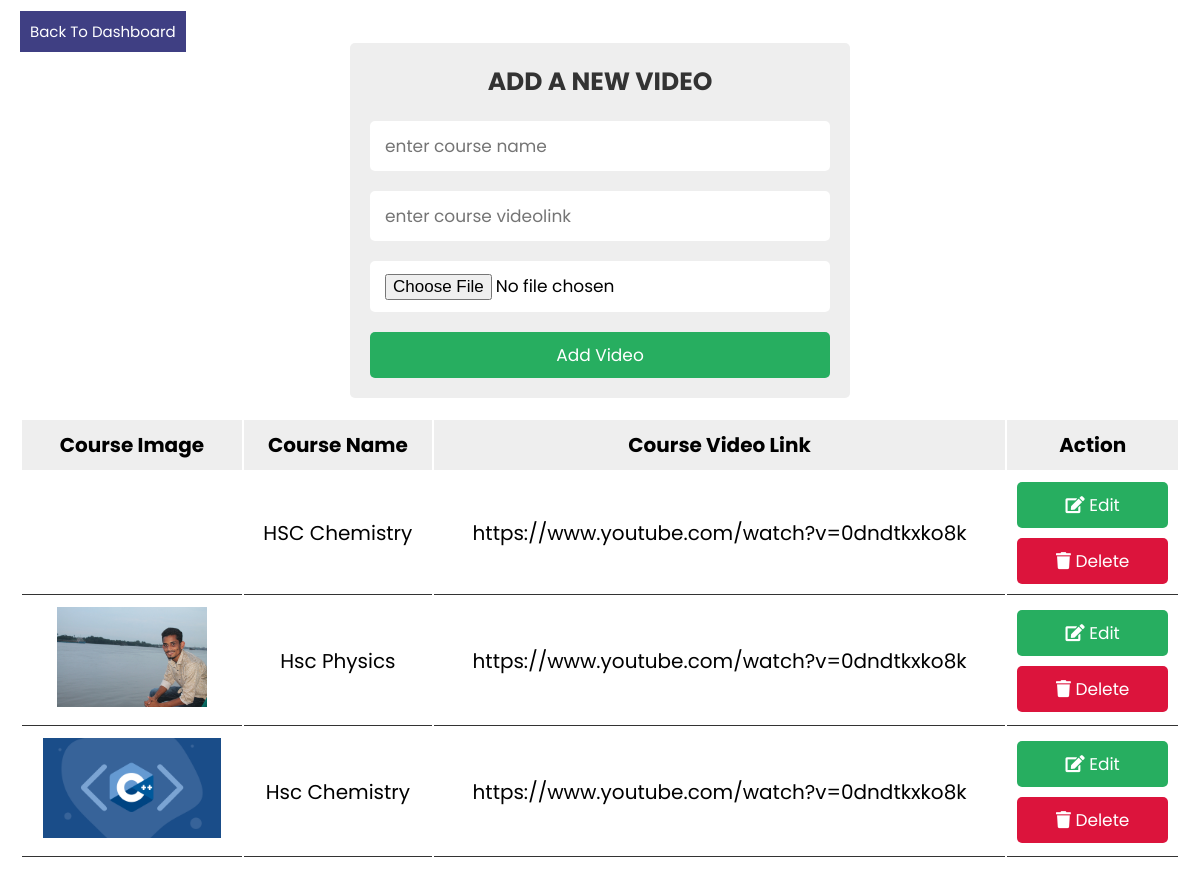
Screenshot of /admin_panel_course_video.php with the database file from the repository.
### tables this page shows
CREATE TABLE `course_videos` (
  `id` int(255) NOT NULL,
  `course_id` int(255) NOT NULL,
  `course_name` varchar(255) NOT NULL,
  `course_image` varchar(255) NOT NULL,
  `video_link` varchar(255) NOT NULL
);

### admin_panel_course_video.php (the view, shortened to what this page needs)
<?php
@include 'config.php';
?>
<!DOCTYPE html>
<html lang="en">
<head>
   <link rel="stylesheet" href="https://cdnjs.cloudflare.com/ajax/libs/font-awesome/5.15.4/css/all.min.css">
   <link rel="stylesheet" href="css/style.css">
</head>
<body>
<div class="container">
   <div class="admin-product-form-container">
 <a href="admin_panel_dashboard.php" class="back">Back to dashboard</a>
      <form action="<?php $_SERVER['PHP_SELF'] ?>" method="post" enctype="multipart/form-data">
         <h3>add a new video</h3>
         <input type="text" placeholder="enter course name" name="course_name" class="box">
         <input type="text" placeholder="enter course videolink" name="video_link" class="box">
         <input type="file" accept="image/png, image/jpeg, image/jpg" name="course_image" class="box">
         <input type="submit" class="btn" name="add_video" value="add video">
      </form>
   </div>
   <?php
   $select = mysqli_query($conn, "SELECT * FROM course_videos");
   ?>
   <div class="product-display">
      <table class="product-display-table">
         <thead>
         <tr>
            <th>course image</th>
            <th>course name</th>
            <th>course Video Link</th>
            <th>action</th>
         </tr>
         </thead>
         <?php while($row = mysqli_fetch_assoc($select)){ ?>
         <tr>
            <td><img src="uploaded_img/<?php echo $row['course_image']; ?>" height="100" alt=""></td>
            <td><?php echo $row['course_name']; ?></td>
            <td style="text-transform:lowercase;"><?php echo $row['video_link']; ?></td>
            <td>
               <a href="admin_panel_course_video_update.php?edit=<?php echo $row['course_id']; ?>" class="btn"> <i class="fas fa-edit"></i> edit </a>
               <a href="admin_panel_course_video.php?delete=<?php echo $row['course_id']; ?>" class="btn"> <i class="fas fa-trash"></i> delete </a>
            </td>
         </tr>
      <?php } ?>
      </table>
   </div>
</div>
</body>
</html>

### css/style.css (style rules this page uses)
:root { --green:#27ae60; --black:#333; --white:#fff; --bg-color:#eee; --box-shadow:0 .5rem 1rem rgba(0,0,0,.1); --border:.1rem solid var(--black); }
* { font-family: 'Poppins', sans-serif; margin:0; padding:0; box-sizing: border-box; outline: none; border:none; text-decoration: none; text-transform: capitalize; }
html { font-size: 62.5%; overflow-x: hidden; }
.btn { display: block; width: 100%; cursor: pointer; border-radius: .5rem; margin-top: 1rem; font-size: 1.7rem; padding:1rem 3rem; background: var(--green); color:var(--white); text-align: center; }
.container { max-width: 1200px; padding:2rem; margin:0 auto; }
.admin-product-form-container form { max-width: 50rem; margin:0 auto; padding:2rem; border-radius: .5rem; background: var(--bg-color); }
.admin-product-form-container form h3 { text-transform: uppercase; color:var(--black); margin-bottom: 1rem; text-align: center; font-size: 2.5rem; }
.admin-product-form-container form .box { width: 100%; border-radius: .5rem; padding:1.2rem 1.5rem; font-size: 1.7rem; margin:1rem 0; background: var(--white); text-transform: none; }
.product-display { margin:2rem 0; }
.product-display .product-display-table { width: 100%; text-align: center; }
.product-display .product-display-table thead { background: var(--bg-color); }
.product-display .product-display-table th { padding:1rem; font-size: 2rem; }
.product-display .product-display-table td { padding:1rem; font-size: 2rem; border-bottom: var(--border); }
.product-display .product-display-table .btn:first-child { margin-top: 0; }
.product-display .product-display-table .btn:last-child { background: crimson; }
.back { margin-top: 20px; background: #3f3f83; color: white; padding: 10px; font-size: 15px; margin-bottom: 10px; }

### rows the page displays
course_videos: course_name "HSC Chemistry", video_link "https://www.youtube.com/watch?v=0dndtkxko8k"
course_videos: course_image (picture), course_name "Hsc Physics", video_link "https://www.youtube.com/watch?v=0dndtkxko8k"
course_videos: course_image (picture), course_name "Hsc Chemistry", video_link "https://www.youtube.com/watch?v=0dndtkxko8k"
